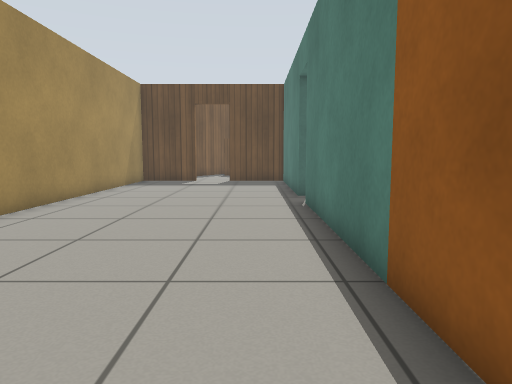
[1] (above)

19 first-person views from a walk through a Gazebo world. The camera is 0.72 m above the floor, tilts 6° down and sees 70° across. The floor is counted in squares, 0.5 m on a side. Each view is taken from the middle of a square. On the plan, view 1 faces up. The plan holds only what a view shows up to about 16 squares ahead; the rest is blank. Simple patterns stand in for the simulator's built-in surfaces. Some stock models are drawn as simple stand-ins.

[2]
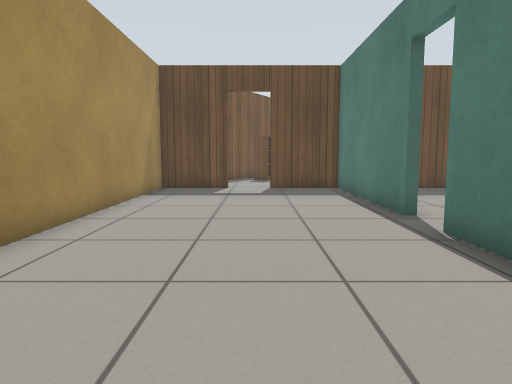

[3]
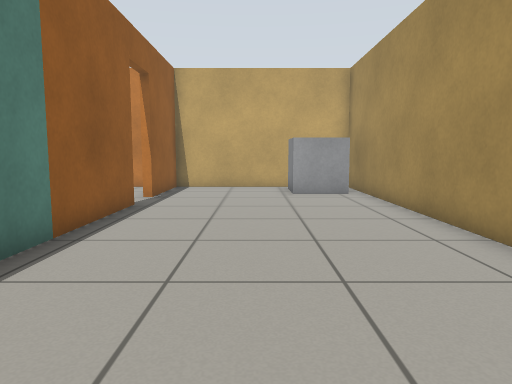

[4]
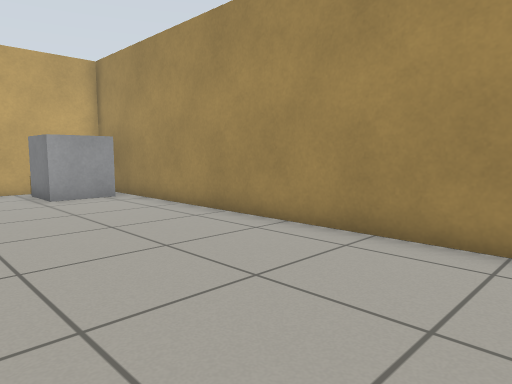

[5]
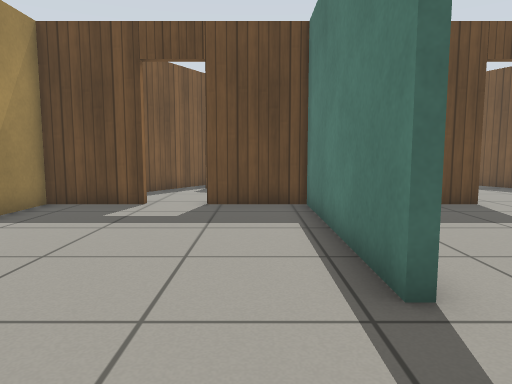

[6]
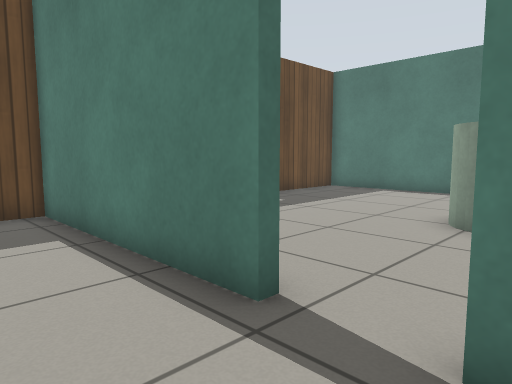

[7]
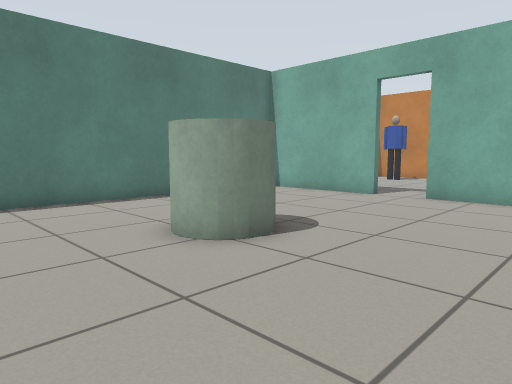

[8]
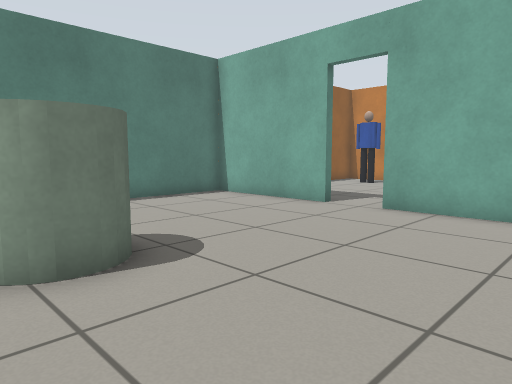

[9]
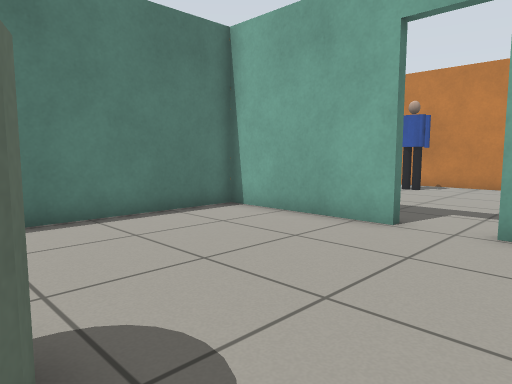

[10]
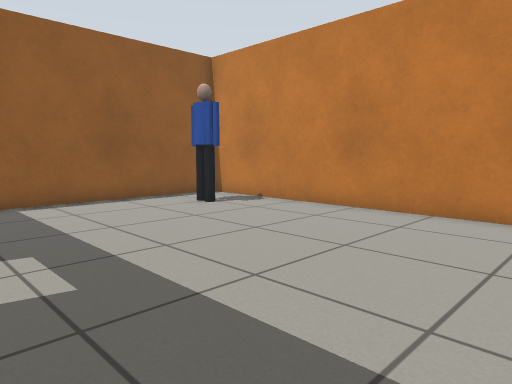

[11]
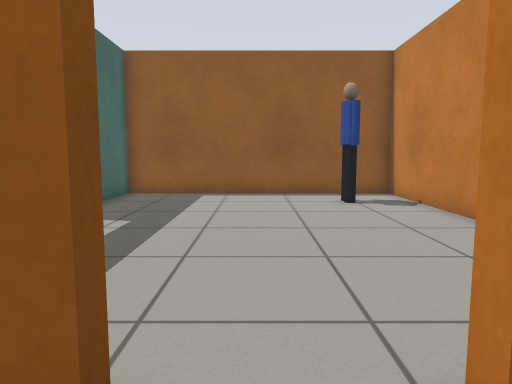

[12]
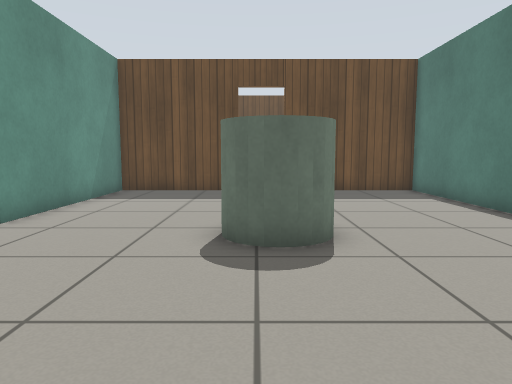

[13]
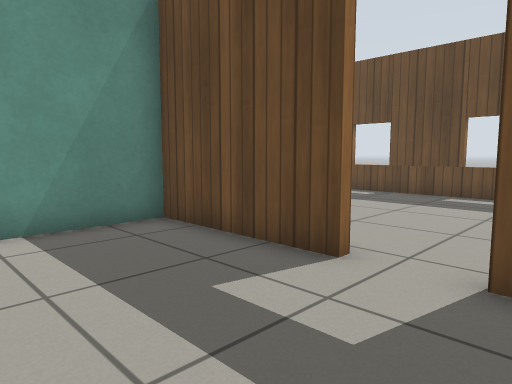

[14]
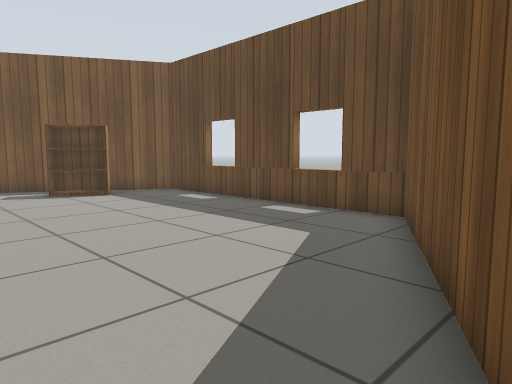

[15]
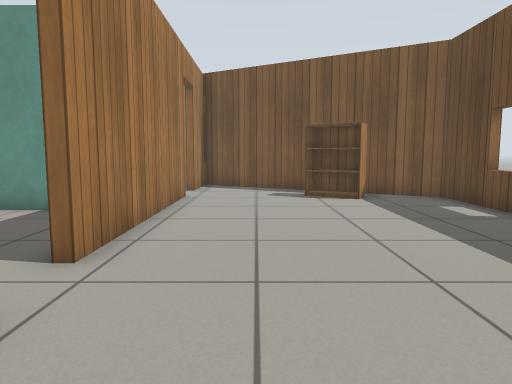

[16]
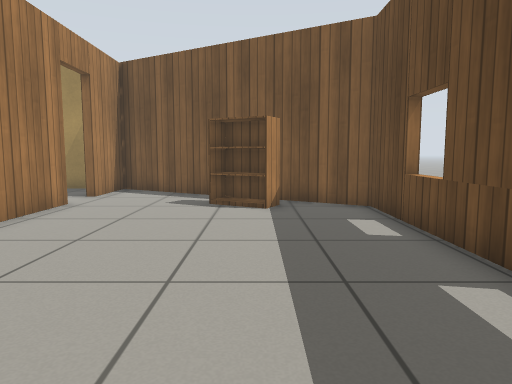

[17]
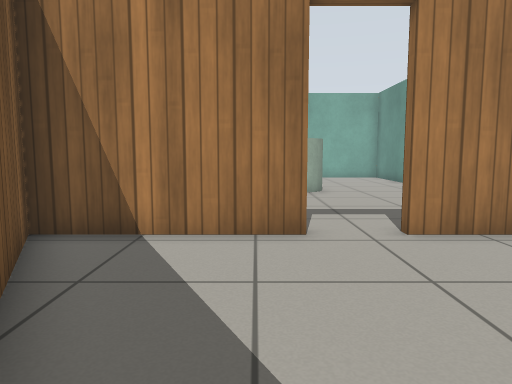

[18]
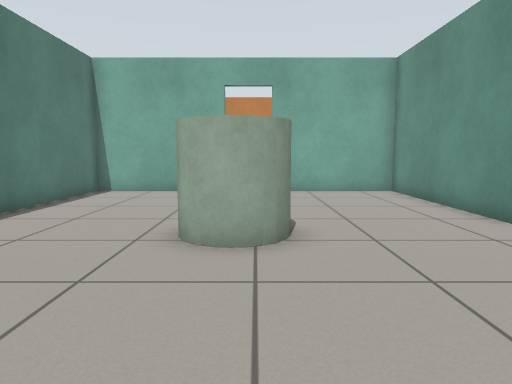

[19]
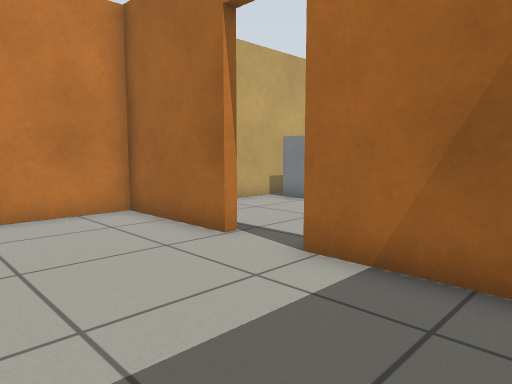

### Floor plan
Points are (right, up) in squares from view 1. A wall is a line through its corners. A room is listed if a view was taken in it or the views show most of it. See-through windows are left out.
Room 1 (views 1, 2, 3, 4, 5, 6, 11)
walls: (1.4, 12.4) (1.4, 19.3) (-1.5, 19.3); (1.4, -0.4) (1.4, 10.6); (-3.1, 19.3) (-6, 19.3); (-6, 19.4) (-6, -5.8) (1.4, -5.8) (1.4, -2)
ways out: open door at (1.5, 11.5) to room 2; open door at (1.7, -1.3) to room 3; open door at (-2.3, 19.3) to room 4
objects: grey box (-5, -5) to (-4, -3)
Room 2 (views 7, 8, 9, 12, 13, 18)
walls: (1.7, 10.6) (1.7, 3.9) (6.5, 3.9); (6.4, 19.3) (1.7, 19.3) (1.7, 12.4); (8.2, 3.9) (13.1, 3.9) (13.1, 19.4); (13.1, 19.3) (8, 19.3)
ways out: open door at (1.5, 11.5) to room 1; open door at (7.5, 4) to room 3; open door at (7.3, 19.3) to room 4
objects: grey cylinder (7, 11) to (8, 12)
Room 3 (views 10, 19)
walls: (1.7, -2) (1.7, -5.8) (13.1, -5.8) (13.1, 3.6) (10.9, 3.6); (1.7, 2.4) (1.7, -0.4)
ways out: open door at (1.7, -1.3) to room 1; open door at (7.5, 4) to room 2
objects: person (11, -4)
Room 4 (views 14, 15, 16, 17)
walls: (8, 19.6) (13, 19.6); (-1.5, 19.6) (6.4, 19.6); (13.1, 19.4) (8.6, 28.1) (-0.9, 28.1) (-5.8, 19.6) (-3.1, 19.6)
ways out: open door at (-2.3, 19.3) to room 1; open door at (7.3, 19.3) to room 2
objects: bookshelf (-2, 24) to (-1, 25)

Where each view was taken, in squares from view 1:
view 1: 0 up, 0 right, facing up
view 2: 4 up, 2 left, facing up
view 3: 10 up, 2 left, facing down
view 4: 9 up, 0 right, facing down-left
view 5: 9 up, 0 right, facing up
view 6: 10 up, 1 left, facing up-right
view 7: 16 up, 2 right, facing down-right
view 8: 13 up, 2 right, facing down-right
view 9: 11 up, 5 right, facing down-right
view 10: 3 up, 2 right, facing down-right
view 11: 1 down, 0 right, facing right
view 12: 5 up, 7 right, facing up
view 13: 15 up, 9 right, facing up-left
view 14: 20 up, 12 right, facing up-left
view 15: 22 up, 11 right, facing left
view 16: 25 up, 9 right, facing left
view 17: 26 up, 9 right, facing down
view 18: 18 up, 7 right, facing down
view 19: 3 up, 6 right, facing down-left
